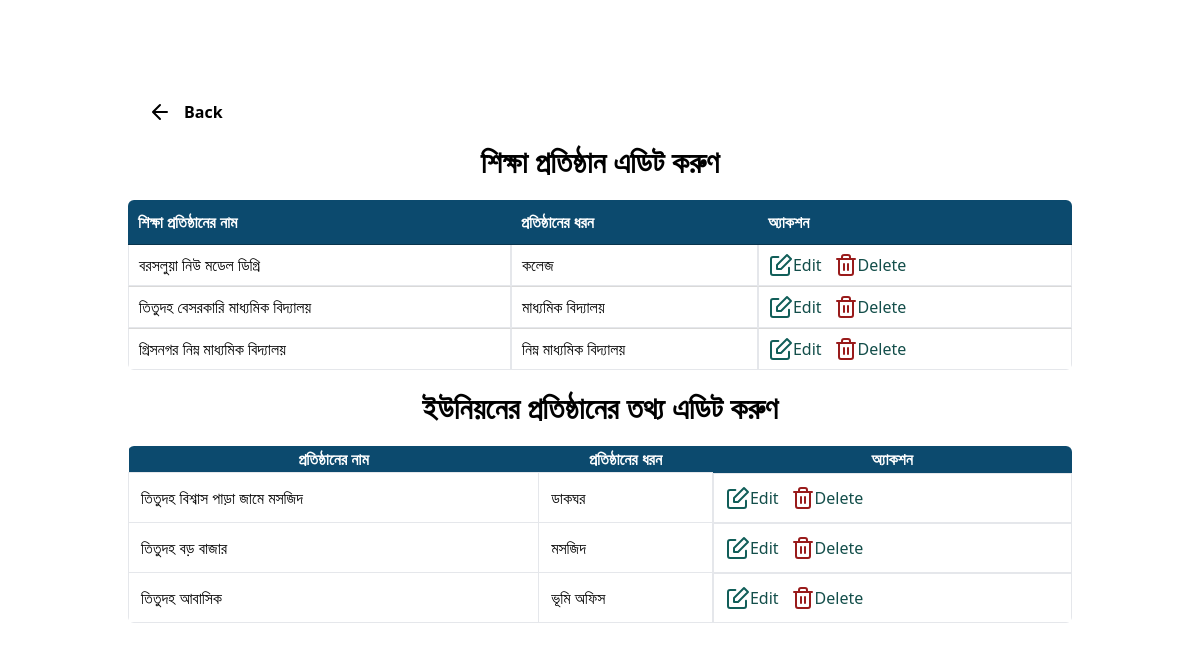
/protisthan/edit/pedit.php (signed in), run on an earlier commit of the app's database.
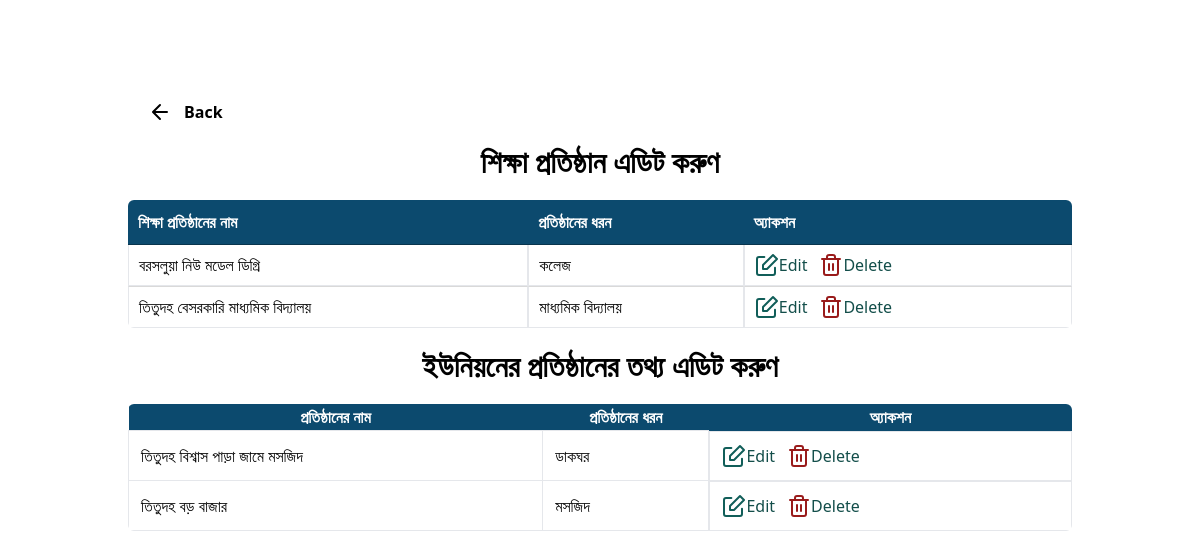
And on a later commit of the database.
### tables this page shows
CREATE TABLE `shikkhaprotisthan` (
  `id` int(11) NOT NULL,
  `sname` varchar(255) NOT NULL,
  `sdhoron` varchar(255) NOT NULL
);

CREATE TABLE `upprotisthan` (
  `id` int(11) NOT NULL,
  `name` varchar(255) NOT NULL,
  `pdhoron` varchar(255) NOT NULL
);

### protisthan/edit/pedit.php (the view, shortened to what this page needs)
<!doctype html>
<html>
<head>
    <link rel="stylesheet" href="style.css">
    <link href="https://cdn.datatables.net/1.10.19/css/jquery.dataTables.min.css" rel="stylesheet">
	<link href="https://cdn.datatables.net/responsive/2.2.3/css/responsive.dataTables.min.css" rel="stylesheet">
    <script src="https://cdn.tailwindcss.com"></script>
</head>
<body class="md:px-32 mx-auto  py-20">
<a href="../phome.php" class="text-center bg-white font-semibold flex gap-3 items-center sticky top-0 left-0 w-full py-5 px-5">
        <svg xmlns="http://www.w3.org/2000/svg" width="24" height="24" viewBox="0 0 24 24" fill="none" stroke="#000000" stroke-width="2" stroke-linecap="round" stroke-linejoin="round">
            <path d="M19 12H6M12 5l-7 7 7 7" />
        </svg>
        Back</a>
    <p class="text-center font-semibold text-2xl md:text-3xl">শিক্ষা প্রতিষ্ঠান এডিট করুণ </p>
    <div class="container mt-5">
    <table id="example" class="display rounded-md overflow-hidden" style="width:100%">
        <thead>
            <tr  class="bg-sky-900 flex flex-col flex-no wrap sm:table-row rounded-l-lg sm:rounded-none mb-2 sm:mb-0 text-white">
                <th>শিক্ষা প্রতিষ্ঠানের নাম </th>
                <th>প্রতিষ্ঠানের ধরন</th>
                <th>অ্যাকশন</th>
            </tr>
        </thead>
        <tbody>
        <?php
                    include '../../_dbconnect.php';
                    $query = "SELECT * FROM `shikkhaprotisthan`";
                    $poriciti = mysqli_query($con, $query);
                    while ($row = mysqli_fetch_assoc($poriciti)) {
                        $id=$row['id'];
                    ?>
                <tr class="flex flex-col flex-no wrap sm:table-row mb-2 sm:mb-0">
                    <td class='border-grey-light border  p-3  cursor-pointer'><?= $row['sname'] ?></td>
                    <td class='border-grey-light border  p-3  cursor-pointer'><?= $row['sdhoron'] ?></td>
                    <td class="border-grey-light border  p-3  cursor-pointer flex  gap-3 items-center">
                <a class="flex items-center text-teal-900 hover:font-medium" href="shikkhaedit.php?id=<?php echo $id; ?>">
                    Edit
                </a>
                <a class="flex items-center text-teal-900 hover:font-medium" href="../detete/sdelete.php?id=<?php echo $id; ?>">
                    Delete
                </a>
            </td>
                </tr>
            <?php
                    }
            ?>
        </tbody></table>
    </div>
    <p class="text-center font-semibold text-2xl md:text-3xl mt-5"> ইউনিয়নের প্রতিষ্ঠানের তথ্য এডিট করুণ </p>
    <div class="container mt-5">
    <table id="example" class="display rounded-md overflow-hidden" style="width:100%">
        <thead>
            <tr  class="bg-sky-900 flex flex-col flex-no wrap sm:table-row rounded-l-lg sm:rounded-none mb-2 sm:mb-0 text-white">
                <th>প্রতিষ্ঠানের নাম </th>
                <th>প্রতিষ্ঠানের ধরন</th>
                <th>অ্যাকশন</th>
            </tr>
        </thead>
        <tbody>
        <?php
                    include '../../_dbconnect.php';
                    $query = "SELECT * FROM `upprotisthan`";
                    $poriciti = mysqli_query($con, $query);
                    while ($row = mysqli_fetch_assoc($poriciti)) {
                        $id=$row['id'];
                    ?>
                <tr class="flex flex-col flex-no wrap sm:table-row mb-2 sm:mb-0">
                    <td class='border-grey-light border  p-3  cursor-pointer'><?= $row['name'] ?></td>
                    <td class='border-grey-light border  p-3  cursor-pointer'><?= $row['pdhoron'] ?></td>
                    <td class="border-grey-light border  p-3  cursor-pointer flex  gap-3 items-center">
                <a class="flex items-center text-teal-900 hover:font-medium" href="upedit.php?id=<?php echo $id; ?>">
                    Edit
                </a>
                <a class="flex items-center text-teal-900 hover:font-medium"  href="../detete/porishoddelete.php?id=<?php echo $id; ?>">
                    Delete
                </a>
            </td>
                </tr>
            <?php
                    }
            ?>
        </tbody></table>
    </div>
</body>
</html>

What changed in the data, as far as the page shows it:
removed shikkhaprotisthan: sname "গ্রিসনগর নিম্ন মাধ্যমিক বিদ্যালয়", sdhoron "নিম্ন মাধ্যমিক বিদ্যালয়"
removed upprotisthan: name "তিতুদহ আবাসিক", pdhoron "ভূমি অফিস"
